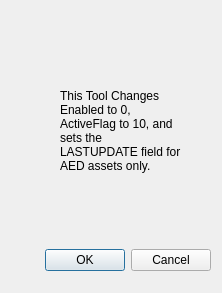
<?xml version="1.0" encoding="UTF-8"?>
<ui version="4.0">
 <class>AED_ToolsDialogBase</class>
 <widget class="QDialog" name="AED_ToolsDialogBase">
  <property name="geometry">
   <rect>
    <x>0</x>
    <y>0</y>
    <width>222</width>
    <height>293</height>
   </rect>
  </property>
  <property name="windowTitle">
   <string>AED_Tools</string>
  </property>
  <widget class="QDialogButtonBox" name="button_box">
   <property name="geometry">
    <rect>
     <x>30</x>
     <y>240</y>
     <width>181</width>
     <height>41</height>
    </rect>
   </property>
   <property name="orientation">
    <enum>Qt::Horizontal</enum>
   </property>
   <property name="standardButtons">
    <set>QDialogButtonBox::Cancel|QDialogButtonBox::Ok</set>
   </property>
  </widget>
  <widget class="QLabel" name="label">
   <property name="geometry">
    <rect>
     <x>60</x>
     <y>50</y>
     <width>121</width>
     <height>161</height>
    </rect>
   </property>
   <property name="text">
    <string>This Tool Changes Enabled to 0, ActiveFlag to 10, and sets the LASTUPDATE field for AED assets only.</string>
   </property>
   <property name="wordWrap">
    <bool>true</bool>
   </property>
  </widget>
 </widget>
 <resources/>
 <connections>
  <connection>
   <sender>button_box</sender>
   <signal>accepted()</signal>
   <receiver>AED_ToolsDialogBase</receiver>
   <slot>accept()</slot>
   <hints>
    <hint type="sourcelabel">
     <x>20</x>
     <y>20</y>
    </hint>
    <hint type="destinationlabel">
     <x>20</x>
     <y>20</y>
    </hint>
   </hints>
  </connection>
  <connection>
   <sender>button_box</sender>
   <signal>rejected()</signal>
   <receiver>AED_ToolsDialogBase</receiver>
   <slot>reject()</slot>
   <hints>
    <hint type="sourcelabel">
     <x>20</x>
     <y>20</y>
    </hint>
    <hint type="destinationlabel">
     <x>20</x>
     <y>20</y>
    </hint>
   </hints>
  </connection>
 </connections>
</ui>
